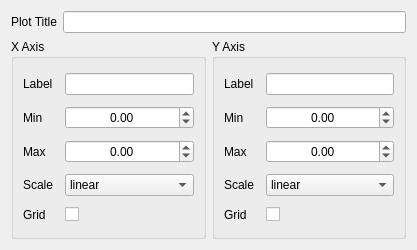
<?xml version="1.0" encoding="UTF-8"?>
<ui version="4.0">
    <class>Form</class>
    <widget class="QWidget" name="Form">
        <property name="geometry">
            <rect>
                <x>0</x>
                <y>0</y>
                <width>417</width>
                <height>250</height>
            </rect>
        </property>
        <property name="minimumSize">
            <size>
                <width>0</width>
                <height>250</height>
            </size>
        </property>
        <property name="maximumSize">
            <size>
                <width>16777215</width>
                <height>278</height>
            </size>
        </property>
        <property name="windowTitle">
            <string>Form</string>
        </property>
        <layout class="QGridLayout" name="gridLayout">
            <item row="1" column="1">
                <widget class="QGroupBox" name="y_axis_box">
                    <property name="title">
                        <string>Y Axis</string>
                    </property>
                    <layout class="QGridLayout" name="gridLayout_5">
                        <item row="3" column="2">
                            <widget class="QComboBox" name="y_scale">
                                <item>
                                    <property name="text">
                                        <string>linear</string>
                                    </property>
                                </item>
                                <item>
                                    <property name="text">
                                        <string>log</string>
                                    </property>
                                </item>
                            </widget>
                        </item>
                        <item row="2" column="2">
                            <widget class="QDoubleSpinBox" name="y_max">
                                <property name="alignment">
                                    <set>Qt::AlignmentFlag::AlignCenter</set>
                                </property>
                                <property name="minimum">
                                    <double>-9999.000000000000000</double>
                                </property>
                                <property name="maximum">
                                    <double>9999.000000000000000</double>
                                </property>
                            </widget>
                        </item>
                        <item row="1" column="0" colspan="2">
                            <widget class="QLabel" name="y_min_label">
                                <property name="text">
                                    <string>Min</string>
                                </property>
                            </widget>
                        </item>
                        <item row="1" column="2">
                            <widget class="QDoubleSpinBox" name="y_min">
                                <property name="alignment">
                                    <set>Qt::AlignmentFlag::AlignCenter</set>
                                </property>
                                <property name="minimum">
                                    <double>-9999.000000000000000</double>
                                </property>
                                <property name="maximum">
                                    <double>9999.000000000000000</double>
                                </property>
                            </widget>
                        </item>
                        <item row="0" column="2">
                            <widget class="QLineEdit" name="y_label"/>
                        </item>
                        <item row="3" column="0">
                            <widget class="QLabel" name="y_scale_label">
                                <property name="text">
                                    <string>Scale</string>
                                </property>
                            </widget>
                        </item>
                        <item row="0" column="0">
                            <widget class="QLabel" name="y_label_label">
                                <property name="text">
                                    <string>Label</string>
                                </property>
                            </widget>
                        </item>
                        <item row="2" column="0">
                            <widget class="QLabel" name="y_max_label">
                                <property name="text">
                                    <string>Max</string>
                                </property>
                            </widget>
                        </item>
                        <item row="4" column="2">
                            <widget class="QCheckBox" name="y_grid">
                                <property name="text">
                                    <string/>
                                </property>
                            </widget>
                        </item>
                        <item row="4" column="0">
                            <widget class="QLabel" name="y_grid_label">
                                <property name="text">
                                    <string>Grid</string>
                                </property>
                            </widget>
                        </item>
                    </layout>
                </widget>
            </item>
            <item row="1" column="0">
                <widget class="QGroupBox" name="x_axis_box">
                    <property name="title">
                        <string>X Axis</string>
                    </property>
                    <layout class="QGridLayout" name="gridLayout_4">
                        <item row="3" column="0">
                            <widget class="QLabel" name="x_scale_label">
                                <property name="text">
                                    <string>Scale</string>
                                </property>
                            </widget>
                        </item>
                        <item row="1" column="2">
                            <widget class="QDoubleSpinBox" name="x_min">
                                <property name="alignment">
                                    <set>Qt::AlignmentFlag::AlignCenter</set>
                                </property>
                                <property name="minimum">
                                    <double>-9999.000000000000000</double>
                                </property>
                                <property name="maximum">
                                    <double>9999.000000000000000</double>
                                </property>
                            </widget>
                        </item>
                        <item row="1" column="0" colspan="2">
                            <widget class="QLabel" name="x_min_label">
                                <property name="text">
                                    <string>Min</string>
                                </property>
                            </widget>
                        </item>
                        <item row="2" column="2">
                            <widget class="QDoubleSpinBox" name="x_max">
                                <property name="alignment">
                                    <set>Qt::AlignmentFlag::AlignCenter</set>
                                </property>
                                <property name="minimum">
                                    <double>-9999.000000000000000</double>
                                </property>
                                <property name="maximum">
                                    <double>9999.000000000000000</double>
                                </property>
                            </widget>
                        </item>
                        <item row="3" column="2">
                            <widget class="QComboBox" name="x_scale">
                                <item>
                                    <property name="text">
                                        <string>linear</string>
                                    </property>
                                </item>
                                <item>
                                    <property name="text">
                                        <string>log</string>
                                    </property>
                                </item>
                            </widget>
                        </item>
                        <item row="2" column="0">
                            <widget class="QLabel" name="x_max_label">
                                <property name="text">
                                    <string>Max</string>
                                </property>
                            </widget>
                        </item>
                        <item row="0" column="2">
                            <widget class="QLineEdit" name="x_label"/>
                        </item>
                        <item row="0" column="0">
                            <widget class="QLabel" name="x_label_label">
                                <property name="text">
                                    <string>Label</string>
                                </property>
                            </widget>
                        </item>
                        <item row="4" column="2">
                            <widget class="QCheckBox" name="x_grid">
                                <property name="text">
                                    <string/>
                                </property>
                            </widget>
                        </item>
                        <item row="4" column="0">
                            <widget class="QLabel" name="x_grid_label">
                                <property name="text">
                                    <string>Grid</string>
                                </property>
                            </widget>
                        </item>
                    </layout>
                </widget>
            </item>
            <item row="0" column="0" colspan="2">
                <layout class="QHBoxLayout" name="horizontalLayout">
                    <item>
                        <widget class="QLabel" name="plot_title_label">
                            <property name="text">
                                <string>Plot Title</string>
                            </property>
                        </widget>
                    </item>
                    <item>
                        <widget class="QLineEdit" name="plot_title"/>
                    </item>
                </layout>
            </item>
        </layout>
    </widget>
    <resources/>
    <connections/>
</ui>
